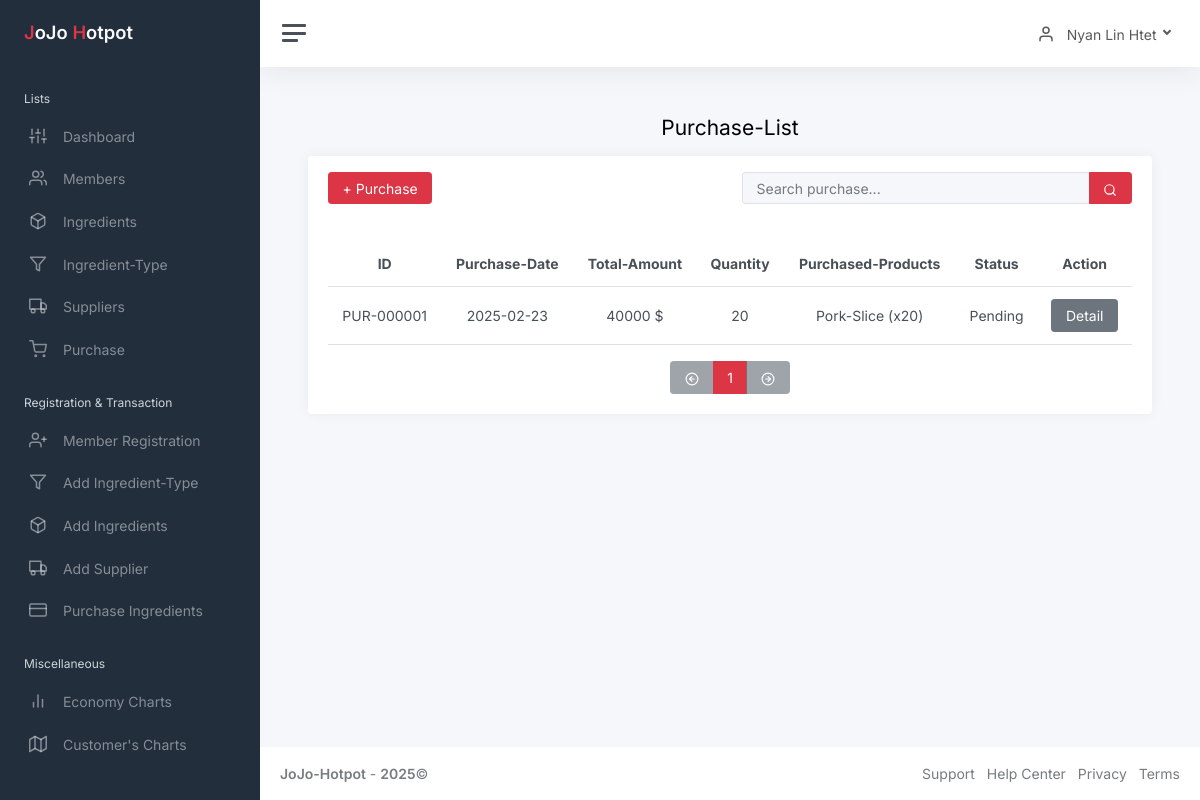
The app's page /admin/static/purchase-list.php (signed in) with its own data.
### tables this page shows
CREATE TABLE `purchase` (
  `purchaseCode` varchar(30) NOT NULL,
  `supplierID` int(11) NOT NULL,
  `adminID` int(11) NOT NULL,
  `purchaseDate` date NOT NULL,
  `totalAmount` int(11) NOT NULL,
  `totalQuantity` int(11) NOT NULL,
  `grandTotal` int(11) NOT NULL,
  `status` varchar(225) NOT NULL
);

### admin/static/purchase-paginate.php (called while the page is built)
<?php
$itemsPerPage = 10;
$currentPage = isset($_GET['page']) ? (int)$_GET['page'] : 1;
$searchTerm = isset($_GET['search']) ? $_GET['search'] : '';
$offset = ($currentPage - 1) * $itemsPerPage;
$query = "SELECT p.*, GROUP_CONCAT(CONCAT(pr.productName, ' (x', pd.purchaseQuantity, ')') SEPARATOR ', ') AS Items
          FROM purchase p
          JOIN purchasedetail pd ON p.purchaseCode = pd.purchaseCode
          JOIN product pr ON pd.productCode = pr.productCode
          WHERE p.purchaseCode LIKE '%$searchTerm%'
             OR p.purchaseDate LIKE '%$searchTerm%'
             OR p.status LIKE '%$searchTerm%'
             OR pr.productName LIKE '%$searchTerm%'
          GROUP BY p.purchaseCode
          LIMIT $offset, $itemsPerPage";
$result = mysqli_query($connect, $query);
$size = mysqli_num_rows($result);
$totalQuery = "SELECT COUNT(DISTINCT p.purchaseCode) AS total
               FROM purchase p
               JOIN purchasedetail pd ON p.purchaseCode = pd.purchaseCode
               JOIN product pr ON pd.productCode = pr.productCode
               WHERE p.purchaseCode LIKE '%$searchTerm%'
                  OR p.purchaseDate LIKE '%$searchTerm%'
                  OR p.status LIKE '%$searchTerm%'
                  OR pr.productName LIKE '%$searchTerm%'";
$totalResult = mysqli_query($connect, $totalQuery);
$totalRow = mysqli_fetch_assoc($totalResult);
$totalItems = $totalRow['total'];
$totalPages = ceil($totalItems / $itemsPerPage);

### admin/static/purchase-list.php (the view, shortened to what this page needs)
<?php
include('connect.php');
$AdminID = $_SESSION['AdminID'];
$selectAdmin = "SELECT AdminName FROM admin WHERE AdminID = '$AdminID'";
$resultAdmin = mysqli_query($connect, $selectAdmin);
$rowAdmin = mysqli_fetch_assoc($resultAdmin);
$AdminName = $rowAdmin['AdminName'];
include('purchase-paginate.php');
?>
<!DOCTYPE html>
<html lang="en">
<head>
	<link href="css/app.css" rel="stylesheet">
</head>
<body>
	<div class="wrapper">
	<?php include('refactor/sidebar.php'); ?>
		<div class="main">
		<?php include('refactor/navbar.php'); ?>
			<main class="content">
				<div class="container-fluid p-0">
					<h1 class="h3 mb-3 text-center">Purchase-List</h1>
					<div class="row">
						<div class="col-12">
						<div class="card">
					<div class="card-header">
						<form method="GET">
							<div class="row align-items-center">
								<div class="col-md-6">
									<a href="purchase.php" class="btn btn-danger">+ Purchase</a>
								</div>
								<div class="col-md-6 text-end">
									<div class="input-group">
										<input type="text" name="search" class="form-control bg-light border-1 small" placeholder="Search purchase..."
											aria-label="Search" value="<?php echo htmlspecialchars($searchTerm); ?>">
										<button class="btn btn-danger" type="submit">
											<i class="align-middle" data-feather="search"></i>
										</button>
									</div>
								</div>
							</div>
						</form>
					</div>
					<div class="card-body">
						<table class="table my-0 text-center">
							<thead>
								<tr>
									<th>ID</th>
									<th>Purchase-Date</th>
									<th>Total-Amount</th>
									<th>Quantity</th>
									<th>Purchased-Products</th>
									<th>Status</th>
									<th>Action</th>
								</tr>
							</thead>
							<tbody>
								<?php
								if ($size < 1) {
									echo "<tr><td colspan='7'>No Record Found!</td></tr>";
								} else {
									while ($arr = mysqli_fetch_assoc($result)) {
										echo "<tr>";
										echo "<td>" . $arr['purchaseCode'] . "</td>";
										echo "<td>" . $arr['purchaseDate'] . "</td>";
										echo "<td>" . $arr['totalAmount'] . " $</td>";
										echo "<td>" . $arr['totalQuantity'] . "</td>";
										echo "<td>" . $arr['Items'] . "</td>";
										echo "<td>" . $arr['status'] . "</td>";
										echo "<td><a class='btn btn-secondary' href='purchaseDetail.php?purchaseCode=" . $arr['purchaseCode'] . "'>Detail</a></td>";
										echo "</tr>";
									}
								}
								?>
							</tbody>
						</table>
						<div class="row align-items-center">
							<div class="col-12 text-center">
							<div class="btn-group mt-3" role="group" aria-label="Pagination">
							<button type="button" class="btn btn-secondary"
								<?php if ($currentPage <= 1) { echo 'disabled'; } ?>
								onclick="window.location.href='?page=<?php echo $currentPage - 1; ?>&search=<?php echo urlencode($searchTerm); ?>'">
								<i class="align-middle" data-feather="arrow-left-circle"></i>
							</button>
							<button type="button" class="btn btn-danger">
								<?php echo $currentPage; ?>
							</button>
							<button type="button" class="btn btn-secondary"
								<?php if ($currentPage >= $totalPages) { echo 'disabled'; } ?>
								onclick="window.location.href='?page=<?php echo $currentPage + 1; ?>&search=<?php echo urlencode($searchTerm); ?>'">
								<i class="align-middle" data-feather="arrow-right-circle"></i>
							</button>
						</div>
							</div>
						</div>
					</div>
				</div>
						</div>
					</div>
				</div>
			</main>
			<?php include('refactor/footer.php'); ?>
		</div>
	</div>
</body>
</html>

### admin/static/refactor/navbar.php (shortened to what this page needs)
<nav class="navbar navbar-expand navbar-light navbar-bg">
				<a class="sidebar-toggle js-sidebar-toggle">
          <i class="hamburger align-self-center"></i>
        </a>
				<div class="navbar-collapse collapse">
					<ul class="navbar-nav navbar-align">
						<li class="nav-item dropdown">
							<a class="nav-link dropdown-toggle d-none d-sm-inline-block" href="#" data-bs-toggle="dropdown">
                            <i class="align-middle me-2" data-feather="user"></i> <span class="align-middle"><?php echo $AdminName ?></span>
              </a>
						</li>
					</ul>
				</div>
			</nav>

### records on screen
purchase: purchaseCode "PUR-000001", purchaseDate "2025-02-23", totalAmount "40000", totalQuantity "20", Items "Pork-Slice (x20)", status "Pending"

### other values on screen
$AdminName "Nyan Lin Htet"
$currentPage "1"
